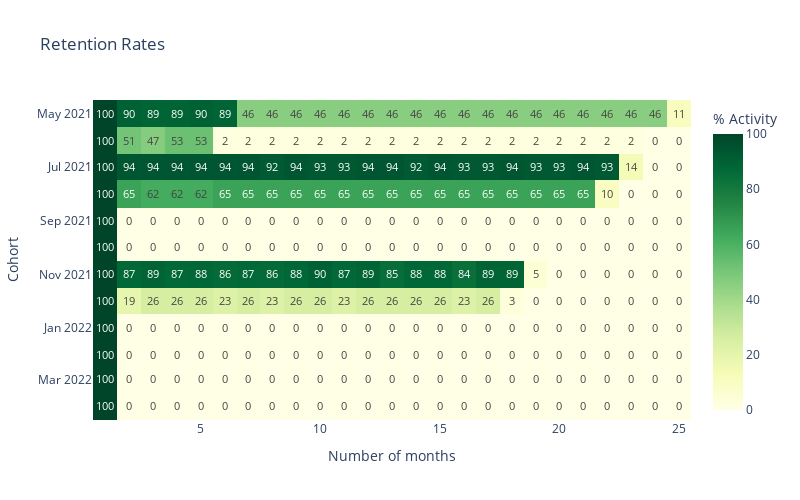

Notebook cell for this chart:
### Code cell
import plotly.express as px

values = retention.fillna(0).applymap(lambda x: round(x*100)).values

fig = px.imshow(values,
                title='Retention Rates',
                x=list(retention.columns),
                y=list(retention.index),
                color_continuous_scale='ylgn',
                text_auto=True,
                height=400,
                width=800
                )

fig.update_layout(xaxis_title='Number of months', yaxis_title='Cohort',
                  coloraxis_colorbar=dict(title='% Activity'),
                  height=500, width=800)

fig.show()

### Figure 1 — Plotly figure (JSON) as saved in the notebook; plotly's stock layout.template omitted (floating-point values rounded to 4 significant figures; data arrays with more than 128 entries replaced by an {"elided": "..."} marker saying what was removed)
{"data": [{"coloraxis": "coloraxis", "hovertemplate": "x: %{x}<br>y: %{y}<br>color: %{z}<extra></extra>", "name": "0", "texttemplate": "%{z}", "type": "heatmap", "x": [1, 2, 3, 4, 5, 6, 7, 8, 9, 10, 11, 12, 13, 14, 15, 16, 17, 18, 19, 20, 21, 22, 23, 24, 25], "xaxis": "x", "y": ["2021-05-01", "2021-06-01", "2021-07-01", "2021-08-01", "2021-09-01", "2021-10-01", "2021-11-01", "2021-12-01", "2022-01-01", "2022-02-01", "2022-03-01", "2022-04-01"], "yaxis": "y", "z": {"elided": "12x25 int values"}}], "layout": {"coloraxis": {"colorbar": {"title": {"text": "% Activity"}}, "colorscale": [[0, "rgb(255,255,229)"], [0.125, "rgb(247,252,185)"], [0.25, "rgb(217,240,163)"], [0.375, "rgb(173,221,142)"], [0.5, "rgb(120,198,121)"], [0.625, "rgb(65,171,93)"], [0.75, "rgb(35,132,67)"], [0.875, "rgb(0,104,55)"], [1, "rgb(0,69,41)"]]}, "height": 500, "title": {"text": "Retention Rates"}, "width": 800, "xaxis": {"anchor": "y", "constrain": "domain", "domain": [0, 1], "scaleanchor": "y", "title": {"text": "Number of months"}}, "yaxis": {"anchor": "x", "autorange": "reversed", "constrain": "domain", "domain": [0, 1], "title": {"text": "Cohort"}}}}
